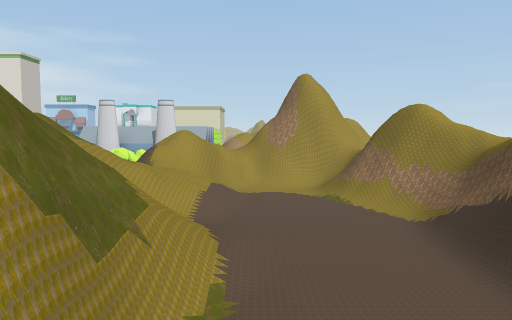
[1] (above)

24 first-person views from a walk through a Unity game level. The camera is 1.55 m above the floor, tilts 4° down and sees 70° across. The floor is counted in squares, 2.25 m on a side. Each view is taken from the middle of a square. On the plan, view 1 faces up. The plan holds only what a view shows up to about 11 squares ahead; the rest is blank. The place goes on beyond the plan. The player is left out. Some animated figures are left out.

[2]
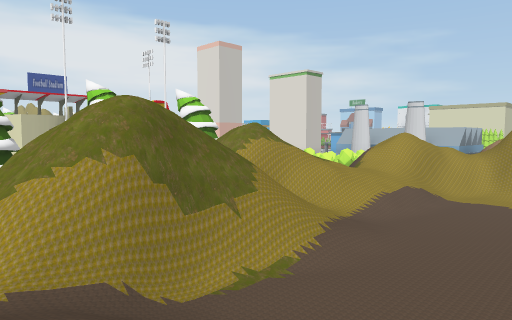

[3]
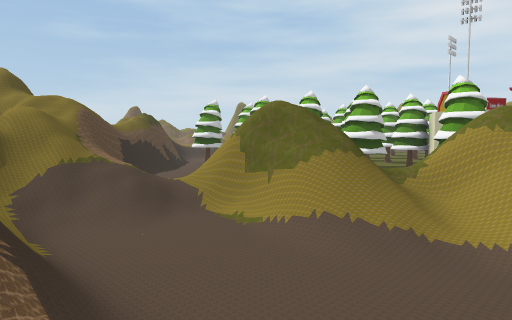

[4]
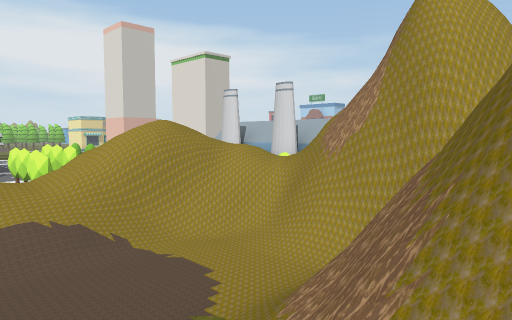

[5]
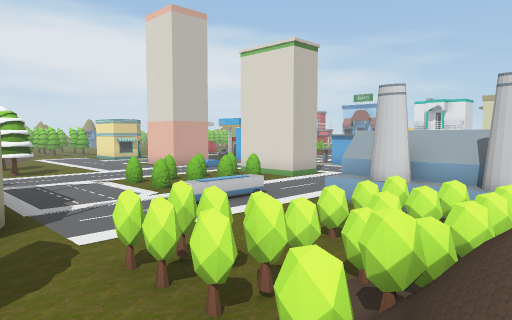

[6]
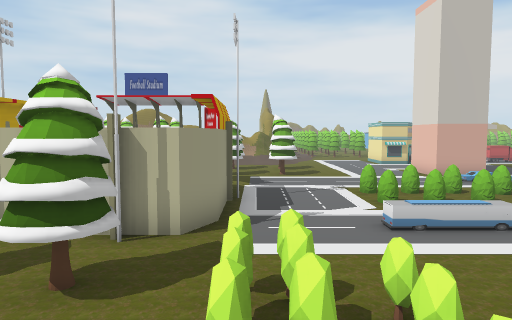

[7]
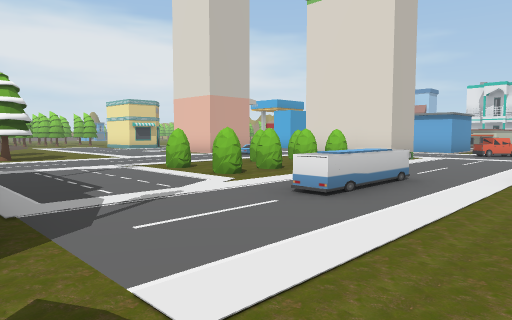

[8]
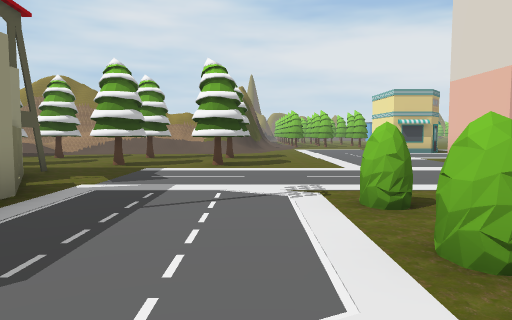

[9]
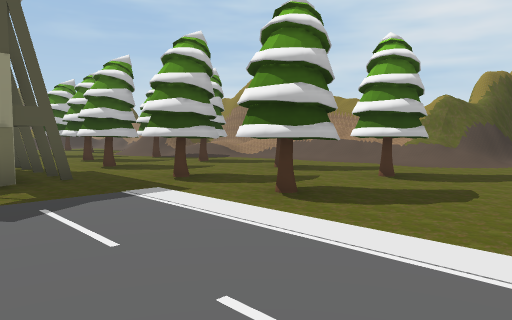

[10]
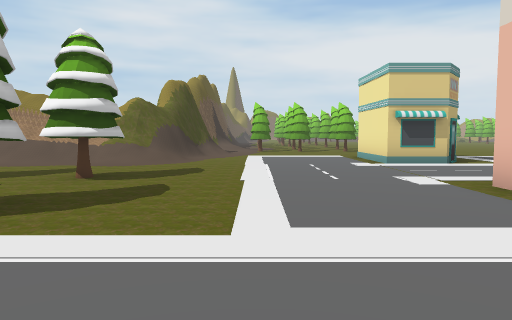

[11]
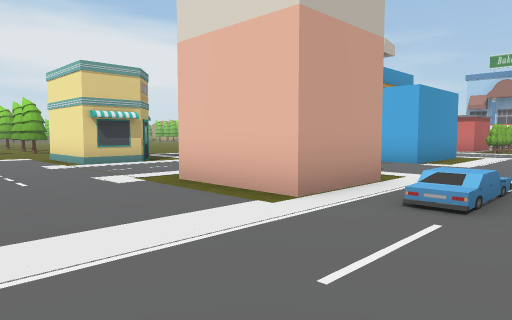

[12]
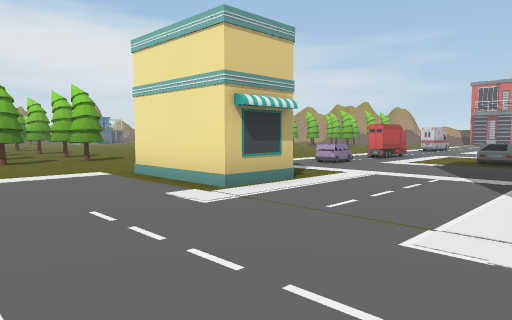

[13]
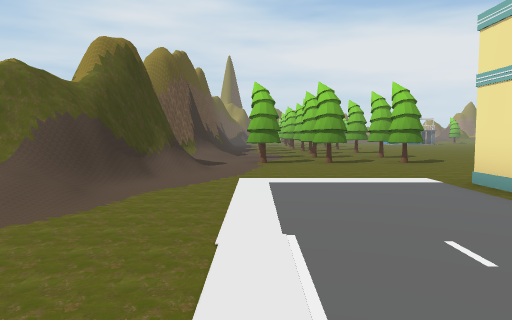

[14]
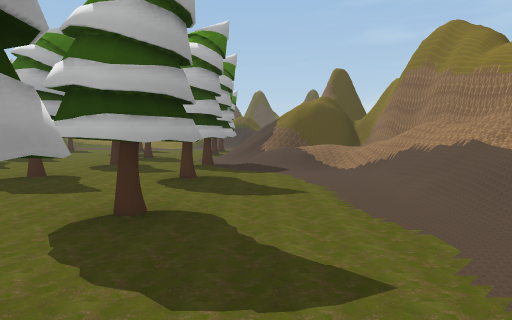

[15]
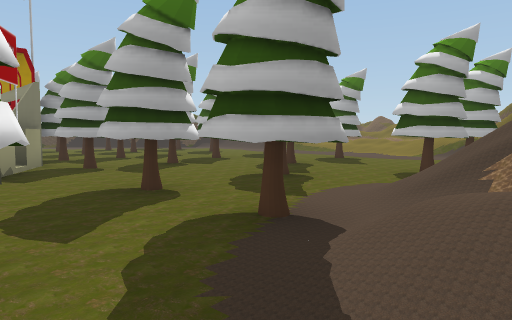

[16]
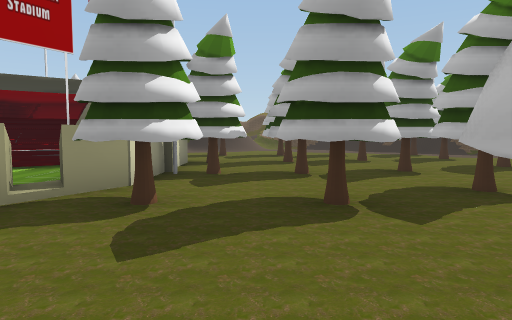

[17]
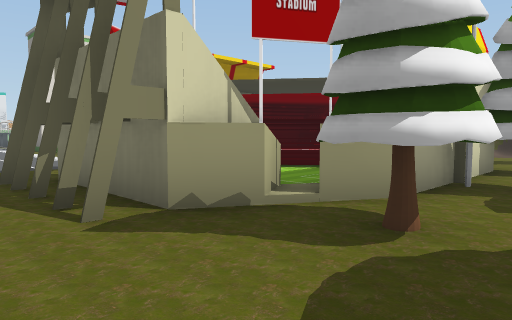

[18]
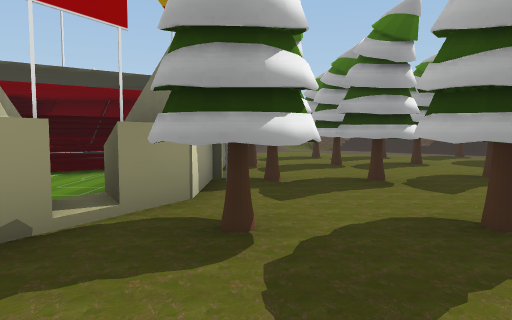

[19]
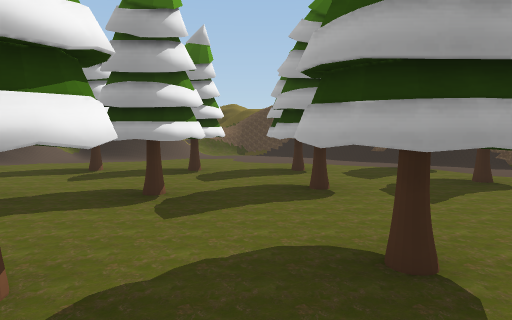

[20]
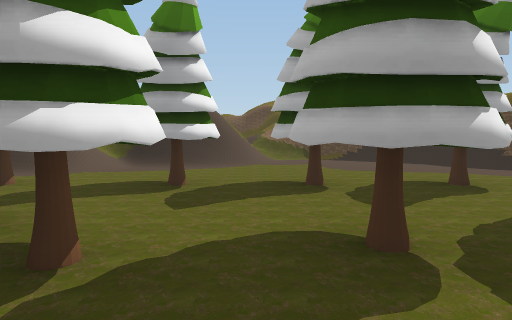

[21]
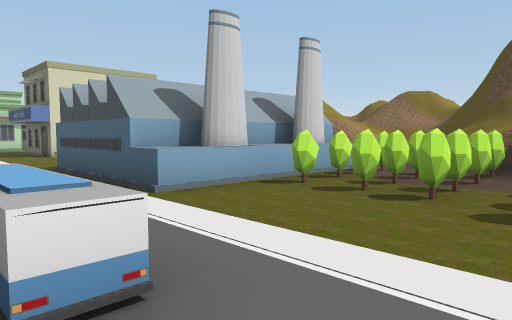

[22]
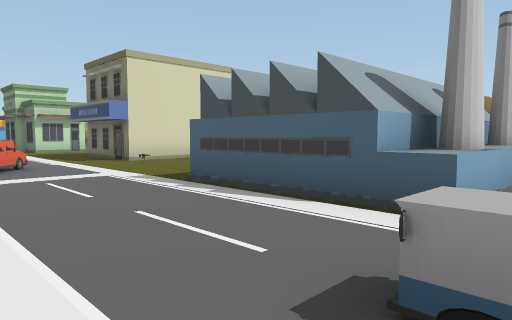

[23]
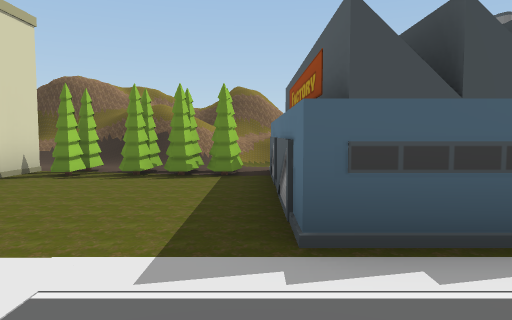

[24]
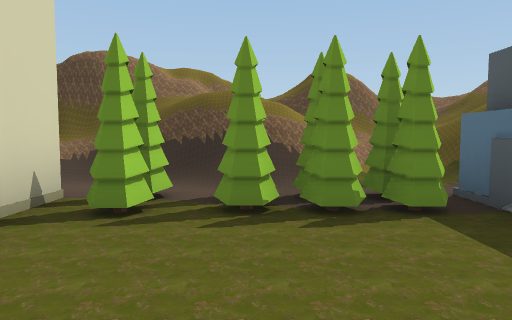

### Floor plan
Key: @ floor where view 1 was taken; # wall or solid block; . main floor; : floor 4.25 m higher than the main floor; / step, stairs or slope; = window, fence, low wall or low ledge; ^ raised ledge; O other object.
Columns run from 31 left of view 1 to 4 right of it. Each row starts with its distance up from view 1.
 22        O..OOOO..       ...# ##//#
 21        ....  O..       ...###.//##
 20       .O.... ....     OO....OO#//=
 19       ......  ...    .......OO=/
 18 ..    ......  ..     .......OO=/===
 17 ....   O....  O./    O.......///##
 16 O.O...OOO...OOO.O  OOO...OOOOO=//
 15 .................. OO....O      ///
 14 O.O...............O.O....OOOOO/////
 13 ....................O....OOOOO ////
 12  .O...............O...O...OOOO//#=
 11 //.//.............O.O.O...OOO /###
 10 ######///....................O/####
  9      ##//..O.OO...........OOO==/##
  8       #//................OOOO/=..#=
  7        //..O.OO..OOOOO#....  //../#=
  6       ^//.......#O OOOO#.O. =//..//#
  5       #//.......#  OOOO#...##=/../=#
  4       #//..O.OOO#   OOO#.O.=#///./#
  3       #////....O#OOOOOO .O..#==/./
  2       #////O.O...OOOOOO.....###../
  1       #// /O.O..OO.OO.O..O..###///
  0       #/==//................///@//
 -1       ###///.O..OO.OO.O..O....///
 -2            ...................#//
 -3            OO.OO.OO.O.OO.O...=#:

Positions as (right, up) in squares from view 1, and headings:
1: (0, 0), facing up
2: (2, 0), facing up-left
3: (3, 6), facing down-left
4: (3, 6), facing up-left
5: (-2, 6), facing up-left
6: (-2, 8), facing left
7: (-6, 7), facing up-left
8: (-9, 10), facing left
9: (-14, 12), facing down-left
10: (-14, 12), facing left
11: (-14, 12), facing up-left
12: (-19, 12), facing up-left
13: (-20, 12), facing left
14: (-21, 10), facing down
15: (-22, 4), facing down-right
16: (-18, 0), facing right
17: (-17, 0), facing up-right
18: (-17, 1), facing right
19: (-13, -2), facing right
20: (-11, 0), facing right
21: (-9, 9), facing up-right
22: (-10, 12), facing up-right
23: (-9, 17), facing right
24: (-6, 19), facing right
